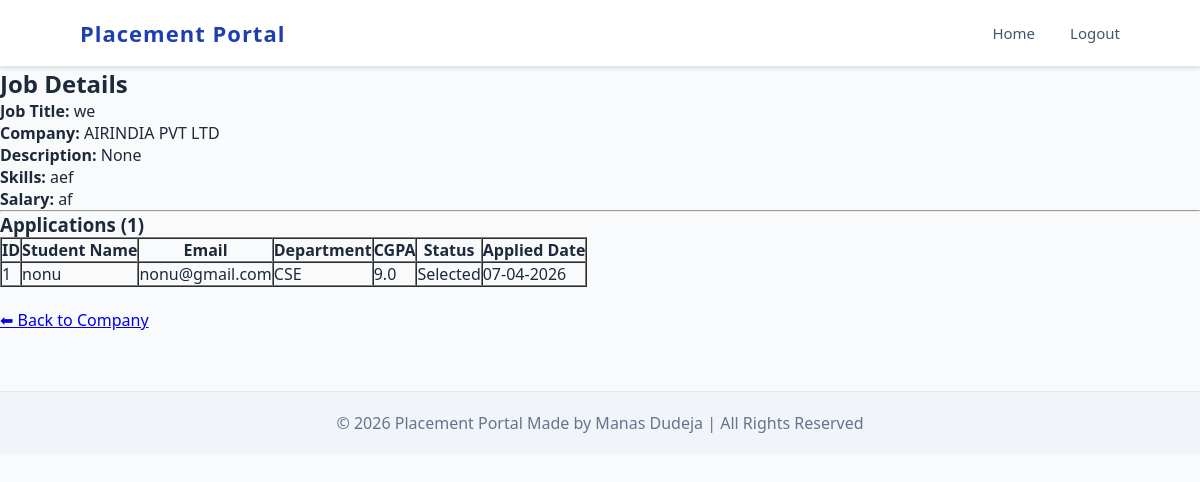
The page /admin/job/1/applications (signed in) on the database its author committed.
### placement_portal/app.py (models this page shows)
class Job(db.Model):
    __tablename__ = "jobs"
    id = db.Column(db.Integer, primary_key=True)
    company_id = db.Column(
        db.Integer,
        db.ForeignKey("company_profiles.id")
    )
    title = db.Column(db.String(150))
    description = db.Column(db.Text)
    skills = db.Column(db.String(200))
    experience = db.Column(db.String(50))
    salary = db.Column(db.String(50))
    job_type = db.Column(db.String(50), default="General")
    is_approved = db.Column(db.Boolean, default=False)
    posted_at = db.Column(db.DateTime, default=datetime.utcnow)
    disclosure = db.Column(db.DateTime, default=datetime.utcnow)
    is_closed = db.Column(db.Boolean, default=False)
    company = db.relationship("CompanyProfile", backref=db.backref("jobs", lazy=True))
    applications = db.relationship("Application", backref="job", lazy=True)

class CompanyProfile(db.Model):
    __tablename__ = "company_profiles"
    id = db.Column(db.Integer, primary_key=True)
    user_id = db.Column(
        db.Integer,
        db.ForeignKey("users.id"),
        nullable=False
    )
    company_name = db.Column(db.String(150))
    industry_type = db.Column(db.String(100))
    active_website = db.Column(db.String(150))
    company_location = db.Column(db.String(100))
    company_strength = db.Column(db.String(50))
    user = db.relationship("User", backref=db.backref("company_profile", uselist=False))

class Application(db.Model):
    __tablename__ = "applications"
    id = db.Column(db.Integer, primary_key=True)
    job_id = db.Column(
        db.Integer,
        db.ForeignKey("jobs.id")
    )
    student_id = db.Column(
        db.Integer,
        db.ForeignKey("student_profiles.id")
    )
    status = db.Column(db.String(50), default="Applied")
    applied_at = db.Column(db.DateTime, default=datetime.utcnow)
    updated_at = db.Column(db.DateTime)
    remarks = db.Column(db.String(200))

class User(db.Model):
    __tablename__ = "users"
    id = db.Column(db.Integer, primary_key=True)
    name = db.Column("user_Name", db.String(100), nullable=False)
    email = db.Column("email_address", db.String(120), unique=True, nullable=False)
    password = db.Column(db.String(200), nullable=False)
    role = db.Column(db.String(20), nullable=False)
    phone = db.Column("phone_no", db.String(15))
    is_active = db.Column(db.Boolean, default=True)
    is_approved = db.Column(db.Boolean, default=False)
    created_at = db.Column(db.DateTime, default=datetime.utcnow)

class StudentProfile(db.Model):
    __tablename__ = "student_profiles"
    id = db.Column(db.Integer, primary_key=True)
    user_id = db.Column(
        db.Integer,
        db.ForeignKey("users.id"),
        nullable=False
    )
    department = db.Column("college_department", db.String(100))
    year = db.Column("college_year", db.Integer)
    cgpa = db.Column("college_cgpa", db.Float)
    skills = db.Column(db.String(200))
    resume = db.Column("C_V", db.String(200))
    placement_status = db.Column(db.String(50), default="Not Placed")
    user = db.relationship("User", backref=db.backref("student_profile", uselist=False))
    applications = db.relationship("Application", backref="student", lazy=True)

### placement_portal/app.py (the view)
@app.route("/admin/job/<int:job_id>/applications")
def admin_view_job_applications(job_id):
    if "user_id" not in session or session.get("role") != "admin":
        return redirect("/login")
    job = Job.query.get_or_404(job_id)
    applications = Application.query.filter_by(job_id=job_id).all()
    return render_template("admin_job_applications.html", job=job, applications=applications)

### placement_portal/templates/admin_job_applications.html
{% extends "base.html" %}
{% block content %}
<h2>Job Details</h2>
<p><strong>Job Title:</strong> {{ job.title }}</p>
<p><strong>Company:</strong> {{ job.company.company_name }}</p>
<p><strong>Description:</strong> {{ job.description }}</p>
<p><strong>Skills:</strong> {{ job.skills }}</p>
<p><strong>Salary:</strong> {{ job.salary }}</p>
<hr>
<h3>Applications ({{ applications|length }})</h3>
{% if applications %}
<table border="1" cellpadding="10" cellspacing="0">
    <tr>
        <th>ID</th>
        <th>Student Name</th>
        <th>Email</th>
        <th>Department</th>
        <th>CGPA</th>
        <th>Status</th>
        <th>Applied Date</th>
    </tr>
    {% for app in applications %}
    <tr>
        <td>{{ app.id }}</td>
        <td>{{ app.student.user.name }}</td>
        <td>{{ app.student.user.email }}</td>
        <td>{{ app.student.department }}</td>
        <td>{{ app.student.cgpa }}</td>
        <td>{{ app.status }}</td>
        <td>{{ app.applied_at.strftime("%d-%m-%Y") }}</td>
    </tr>
    {% endfor %}
</table>
{% else %}
<p><em>No applications for this job.</em></p>
{% endif %}
<br>
<a href="/admin/company/{{ job.company.user_id }}">⬅ Back to Company</a>
{% endblock %}

### placement_portal/templates/base.html (style rules this page uses)
* { margin: 0; padding: 0; box-sizing: border-box; font-family: "Segoe UI", Arial, sans-serif; }
body { background: #f8fafc; color: #1e293b; }

### rows shown on the page
Job: title "we", description "None", skills "aef", salary "af"
CompanyProfile: company.company_name "AIRINDIA PVT LTD"
Application: id "1", student.user.name "nonu", student.user.email "nonu@gmail.com", student.department "CSE", student.cgpa "9.0", status "Selected", applied_at "07-04-2026"

### other values the page prints
{{ applications|length }} "1"
